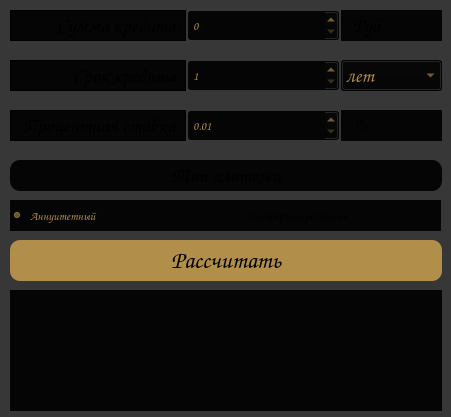
<?xml version="1.0" encoding="UTF-8"?>
<ui version="4.0">
 <class>credit</class>
 <widget class="QWidget" name="credit">
  <property name="geometry">
   <rect>
    <x>0</x>
    <y>0</y>
    <width>451</width>
    <height>417</height>
   </rect>
  </property>
  <property name="windowTitle">
   <string>Form</string>
  </property>
  <property name="styleSheet">
   <string notr="true">background-color: rgb(56, 55, 56);</string>
  </property>
  <widget class="QLabel" name="label_4">
   <property name="geometry">
    <rect>
     <x>10</x>
     <y>160</y>
     <width>432</width>
     <height>31</height>
    </rect>
   </property>
   <property name="font">
    <font>
     <family>Comic Sans MS</family>
     <pointsize>15</pointsize>
     <bold>true</bold>
    </font>
   </property>
   <property name="styleSheet">
    <string notr="true">background-color: rgb(177, 142, 74);
background-color: rgb(5, 5, 5);

border-radius: 10px;</string>
   </property>
   <property name="frameShape">
    <enum>QFrame::NoFrame</enum>
   </property>
   <property name="frameShadow">
    <enum>QFrame::Plain</enum>
   </property>
   <property name="text">
    <string>Тип платежа</string>
   </property>
   <property name="alignment">
    <set>Qt::AlignCenter</set>
   </property>
   <property name="margin">
    <number>2</number>
   </property>
   <property name="indent">
    <number>-1</number>
   </property>
  </widget>
  <widget class="QLabel" name="label_2">
   <property name="geometry">
    <rect>
     <x>10</x>
     <y>60</y>
     <width>176</width>
     <height>31</height>
    </rect>
   </property>
   <property name="font">
    <font>
     <family>Comic Sans MS</family>
     <pointsize>15</pointsize>
     <bold>true</bold>
    </font>
   </property>
   <property name="styleSheet">
    <string notr="true">background-color: rgb(177, 142, 74);
background-color: rgb(5, 5, 5);</string>
   </property>
   <property name="frameShape">
    <enum>QFrame::Box</enum>
   </property>
   <property name="text">
    <string>Срок кредита:</string>
   </property>
   <property name="alignment">
    <set>Qt::AlignRight|Qt::AlignTrailing|Qt::AlignVCenter</set>
   </property>
   <property name="margin">
    <number>2</number>
   </property>
   <property name="indent">
    <number>-1</number>
   </property>
  </widget>
  <widget class="QPushButton" name="button_calc">
   <property name="geometry">
    <rect>
     <x>10</x>
     <y>240</y>
     <width>432</width>
     <height>41</height>
    </rect>
   </property>
   <property name="font">
    <font>
     <family>Comic Sans MS</family>
     <pointsize>18</pointsize>
    </font>
   </property>
   <property name="styleSheet">
    <string notr="true">background-color: rgb(177, 142, 74);
border-radius: 10px;</string>
   </property>
   <property name="text">
    <string>Рассчитать</string>
   </property>
  </widget>
  <widget class="QSpinBox" name="time_cred">
   <property name="geometry">
    <rect>
     <x>188</x>
     <y>60</y>
     <width>151</width>
     <height>31</height>
    </rect>
   </property>
   <property name="font">
    <font>
     <family>Comic Sans MS</family>
    </font>
   </property>
   <property name="styleSheet">
    <string notr="true">background-color: rgb(5, 5, 5);
color: rgb(177, 142, 74);</string>
   </property>
   <property name="minimum">
    <number>1</number>
   </property>
   <property name="maximum">
    <number>240</number>
   </property>
  </widget>
  <widget class="QRadioButton" name="differ_pay">
   <property name="geometry">
    <rect>
     <x>226</x>
     <y>200</y>
     <width>215</width>
     <height>31</height>
    </rect>
   </property>
   <property name="font">
    <font>
     <family>Comic Sans MS</family>
    </font>
   </property>
   <property name="toolTipDuration">
    <number>-1</number>
   </property>
   <property name="styleSheet">
    <string notr="true">background-color: rgb(5, 5, 5);</string>
   </property>
   <property name="text">
    <string>Дифференцированный</string>
   </property>
   <property name="autoRepeatDelay">
    <number>300</number>
   </property>
  </widget>
  <widget class="QLabel" name="label_sum">
   <property name="geometry">
    <rect>
     <x>10</x>
     <y>10</y>
     <width>176</width>
     <height>31</height>
    </rect>
   </property>
   <property name="font">
    <font>
     <family>Comic Sans MS</family>
     <pointsize>15</pointsize>
     <bold>true</bold>
    </font>
   </property>
   <property name="styleSheet">
    <string notr="true">background-color: rgb(177, 142, 74);
background-color: rgb(5, 5, 5);</string>
   </property>
   <property name="frameShape">
    <enum>QFrame::Box</enum>
   </property>
   <property name="text">
    <string>Сумма кредита:</string>
   </property>
   <property name="alignment">
    <set>Qt::AlignRight|Qt::AlignTrailing|Qt::AlignVCenter</set>
   </property>
   <property name="margin">
    <number>2</number>
   </property>
   <property name="indent">
    <number>-1</number>
   </property>
  </widget>
  <widget class="QLabel" name="monthly_pay">
   <property name="geometry">
    <rect>
     <x>10</x>
     <y>290</y>
     <width>432</width>
     <height>41</height>
    </rect>
   </property>
   <property name="font">
    <font>
     <family>Comic Sans MS</family>
     <pointsize>16</pointsize>
    </font>
   </property>
   <property name="styleSheet">
    <string notr="true">background-color: rgb(177, 142, 74);
background-color: rgb(5, 5, 5);
color: rgb(177, 142, 74);
</string>
   </property>
   <property name="text">
    <string/>
   </property>
   <property name="margin">
    <number>1</number>
   </property>
  </widget>
  <widget class="QLabel" name="label_3">
   <property name="geometry">
    <rect>
     <x>10</x>
     <y>110</y>
     <width>176</width>
     <height>31</height>
    </rect>
   </property>
   <property name="font">
    <font>
     <family>Comic Sans MS</family>
     <pointsize>15</pointsize>
     <bold>true</bold>
    </font>
   </property>
   <property name="styleSheet">
    <string notr="true">background-color: rgb(177, 142, 74);
background-color: rgb(5, 5, 5);</string>
   </property>
   <property name="frameShape">
    <enum>QFrame::Box</enum>
   </property>
   <property name="text">
    <string>Процентная ставка:</string>
   </property>
   <property name="alignment">
    <set>Qt::AlignRight|Qt::AlignTrailing|Qt::AlignVCenter</set>
   </property>
   <property name="margin">
    <number>2</number>
   </property>
   <property name="indent">
    <number>-1</number>
   </property>
  </widget>
  <widget class="QRadioButton" name="annuitet">
   <property name="geometry">
    <rect>
     <x>10</x>
     <y>200</y>
     <width>216</width>
     <height>31</height>
    </rect>
   </property>
   <property name="sizePolicy">
    <sizepolicy hsizetype="Minimum" vsizetype="Fixed">
     <horstretch>0</horstretch>
     <verstretch>0</verstretch>
    </sizepolicy>
   </property>
   <property name="minimumSize">
    <size>
     <width>0</width>
     <height>0</height>
    </size>
   </property>
   <property name="sizeIncrement">
    <size>
     <width>0</width>
     <height>0</height>
    </size>
   </property>
   <property name="baseSize">
    <size>
     <width>0</width>
     <height>0</height>
    </size>
   </property>
   <property name="font">
    <font>
     <family>Comic Sans MS</family>
    </font>
   </property>
   <property name="toolTipDuration">
    <number>-1</number>
   </property>
   <property name="layoutDirection">
    <enum>Qt::LeftToRight</enum>
   </property>
   <property name="styleSheet">
    <string notr="true">background-color: rgb(5, 5, 5);
color: rgb(177, 142, 74);</string>
   </property>
   <property name="text">
    <string>Аннуитетный</string>
   </property>
   <property name="checked">
    <bool>true</bool>
   </property>
   <property name="autoRepeatDelay">
    <number>300</number>
   </property>
  </widget>
  <widget class="QSpinBox" name="sum_cred">
   <property name="geometry">
    <rect>
     <x>188</x>
     <y>10</y>
     <width>151</width>
     <height>31</height>
    </rect>
   </property>
   <property name="font">
    <font>
     <family>Comic Sans MS</family>
    </font>
   </property>
   <property name="styleSheet">
    <string notr="true">background-color: rgb(177, 142, 74);
background-color: rgb(5, 5, 5);
color: rgb(177, 142, 74);</string>
   </property>
   <property name="maximum">
    <number>1000000000</number>
   </property>
   <property name="singleStep">
    <number>100000</number>
   </property>
  </widget>
  <widget class="QLabel" name="overpay">
   <property name="geometry">
    <rect>
     <x>10</x>
     <y>330</y>
     <width>432</width>
     <height>41</height>
    </rect>
   </property>
   <property name="font">
    <font>
     <family>Comic Sans MS</family>
     <pointsize>16</pointsize>
    </font>
   </property>
   <property name="styleSheet">
    <string notr="true">background-color: rgb(177, 142, 74);
background-color: rgb(5, 5, 5);
color: rgb(177, 142, 74);
</string>
   </property>
   <property name="text">
    <string/>
   </property>
   <property name="margin">
    <number>1</number>
   </property>
  </widget>
  <widget class="QLabel" name="total">
   <property name="geometry">
    <rect>
     <x>10</x>
     <y>370</y>
     <width>432</width>
     <height>41</height>
    </rect>
   </property>
   <property name="font">
    <font>
     <family>Comic Sans MS</family>
     <pointsize>16</pointsize>
    </font>
   </property>
   <property name="styleSheet">
    <string notr="true">background-color: rgb(177, 142, 74);
background-color: rgb(5, 5, 5);
color: rgb(177, 142, 74);
</string>
   </property>
   <property name="text">
    <string/>
   </property>
   <property name="margin">
    <number>1</number>
   </property>
  </widget>
  <widget class="QDoubleSpinBox" name="stavka">
   <property name="geometry">
    <rect>
     <x>188</x>
     <y>110</y>
     <width>151</width>
     <height>31</height>
    </rect>
   </property>
   <property name="font">
    <font>
     <family>Comic Sans MS</family>
    </font>
   </property>
   <property name="styleSheet">
    <string notr="true">background-color: rgb(5, 5, 5);
color: rgb(177, 142, 74);</string>
   </property>
   <property name="frame">
    <bool>true</bool>
   </property>
   <property name="minimum">
    <double>0.010000000000000</double>
   </property>
   <property name="maximum">
    <double>100.000000000000000</double>
   </property>
   <property name="singleStep">
    <double>0.100000000000000</double>
   </property>
  </widget>
  <widget class="QLabel" name="label_6">
   <property name="geometry">
    <rect>
     <x>341</x>
     <y>110</y>
     <width>101</width>
     <height>31</height>
    </rect>
   </property>
   <property name="font">
    <font>
     <family>Comic Sans MS</family>
     <pointsize>15</pointsize>
     <bold>true</bold>
    </font>
   </property>
   <property name="styleSheet">
    <string notr="true">background-color: rgb(177, 142, 74);
background-color: rgb(5, 5, 5);</string>
   </property>
   <property name="text">
    <string>%</string>
   </property>
   <property name="alignment">
    <set>Qt::AlignLeading|Qt::AlignLeft|Qt::AlignVCenter</set>
   </property>
   <property name="margin">
    <number>0</number>
   </property>
   <property name="indent">
    <number>12</number>
   </property>
  </widget>
  <widget class="QLabel" name="label_7">
   <property name="geometry">
    <rect>
     <x>341</x>
     <y>10</y>
     <width>101</width>
     <height>31</height>
    </rect>
   </property>
   <property name="font">
    <font>
     <family>Comic Sans MS</family>
     <pointsize>15</pointsize>
     <bold>true</bold>
    </font>
   </property>
   <property name="styleSheet">
    <string notr="true">background-color: rgb(177, 142, 74);
background-color: rgb(5, 5, 5);</string>
   </property>
   <property name="text">
    <string>Руб</string>
   </property>
   <property name="alignment">
    <set>Qt::AlignLeading|Qt::AlignLeft|Qt::AlignVCenter</set>
   </property>
   <property name="margin">
    <number>0</number>
   </property>
   <property name="indent">
    <number>12</number>
   </property>
  </widget>
  <widget class="QComboBox" name="time_choose">
   <property name="geometry">
    <rect>
     <x>341</x>
     <y>60</y>
     <width>101</width>
     <height>31</height>
    </rect>
   </property>
   <property name="font">
    <font>
     <family>Comic Sans MS</family>
     <pointsize>15</pointsize>
     <bold>true</bold>
    </font>
   </property>
   <property name="styleSheet">
    <string notr="true">background-color: rgb(177, 142, 74);
background-color: rgb(5, 5, 5);
color: rgb(177, 142, 74);</string>
   </property>
   <item>
    <property name="text">
     <string>лет</string>
    </property>
   </item>
   <item>
    <property name="text">
     <string>месяцев</string>
    </property>
   </item>
  </widget>
 </widget>
 <resources/>
 <connections/>
</ui>
